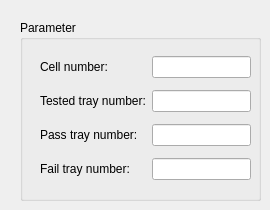
     <widget class="QWidget" name="page_9">
      <widget class="QGroupBox" name="groupBox_13">
       <property name="geometry">
        <rect>
         <x>20</x>
         <y>20</y>
         <width>241</width>
         <height>181</height>
        </rect>
       </property>
       <property name="title">
        <string>Parameter</string>
       </property>
       <widget class="QWidget" name="gridLayoutWidget_2">
        <property name="geometry">
         <rect>
          <x>20</x>
          <y>30</y>
          <width>211</width>
          <height>136</height>
         </rect>
        </property>
        <layout class="QGridLayout" name="gridLayout_26">
         <item row="0" column="0">
          <widget class="QLabel" name="label_35">
           <property name="text">
            <string>Cell number:</string>
           </property>
          </widget>
         </item>
         <item row="0" column="1">
          <widget class="QLineEdit" name="lineEdit_16"/>
         </item>
         <item row="3" column="0">
          <widget class="QLabel" name="label_34">
           <property name="text">
            <string>Fail tray number:</string>
           </property>
          </widget>
         </item>
         <item row="2" column="0">
          <widget class="QLabel" name="label_33">
           <property name="text">
            <string>Pass tray number:</string>
           </property>
          </widget>
         </item>
         <item row="1" column="0">
          <widget class="QLabel" name="label_36">
           <property name="text">
            <string>Tested tray number:</string>
           </property>
          </widget>
         </item>
         <item row="1" column="1">
          <widget class="QLineEdit" name="lineEdit_17"/>
         </item>
         <item row="2" column="1">
          <widget class="QLineEdit" name="lineEdit_18"/>
         </item>
         <item row="3" column="1">
          <widget class="QLineEdit" name="lineEdit_19"/>
         </item>
        </layout>
       </widget>
      </widget>
     </widget>
